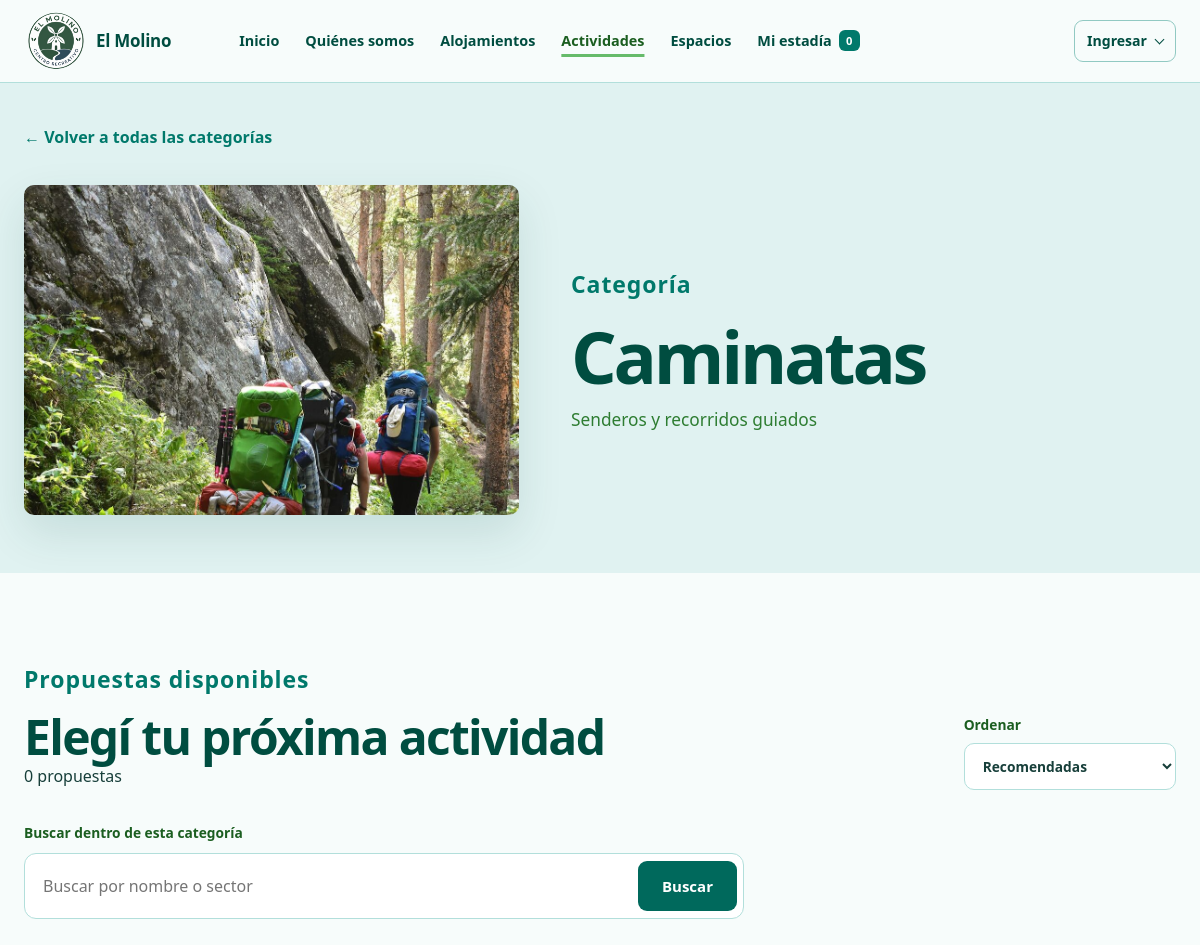
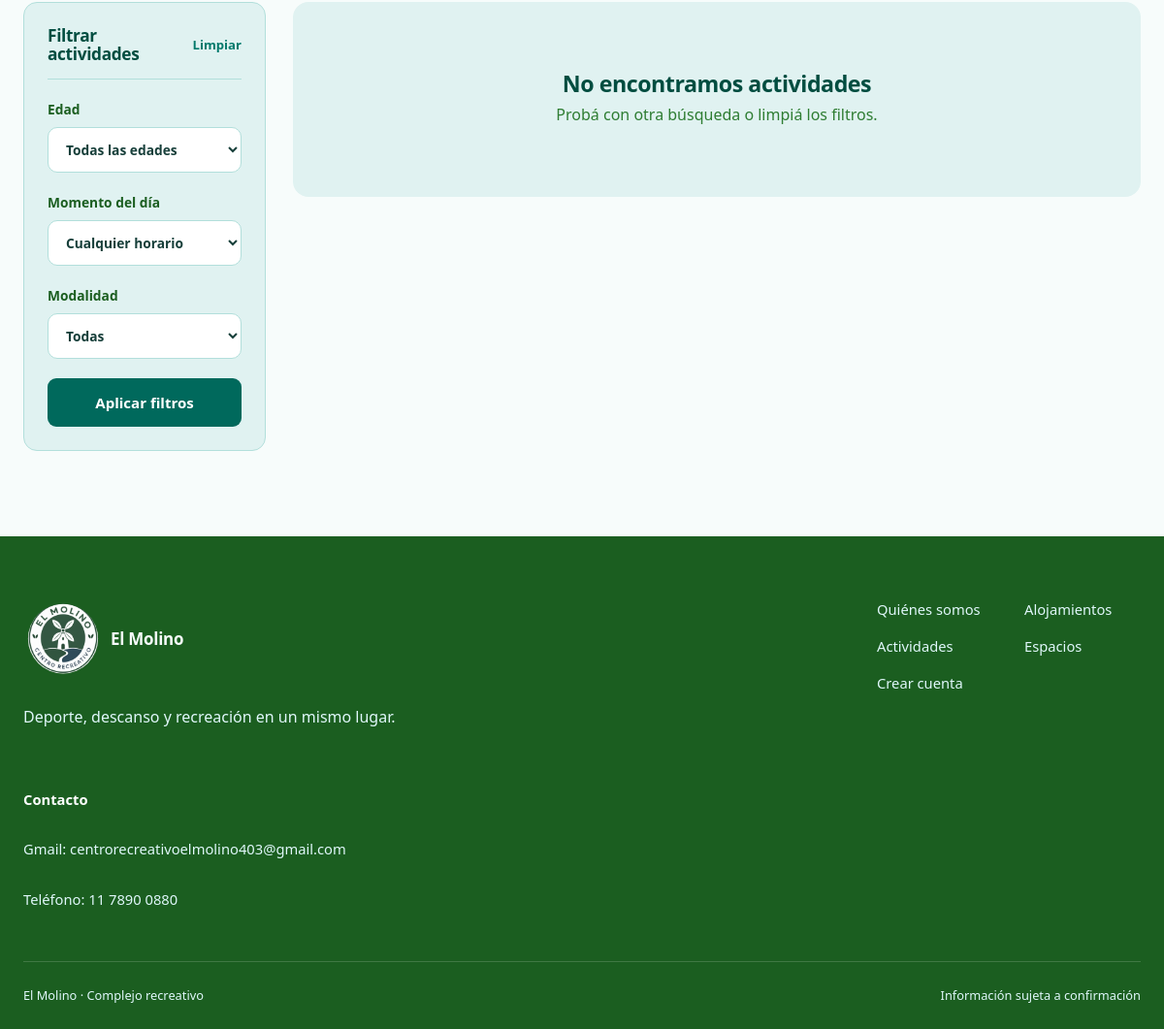
Page /categoria-actividades.php on the committed database (2 pictures, top to bottom).
### tables this page shows
CREATE TABLE IF NOT EXISTS `CategoriaActividad` (
  `idCategoria` INT NOT NULL AUTO_INCREMENT,
  `slug` VARCHAR(70) NOT NULL,
  `nombre` VARCHAR(60) NOT NULL,
  `descripcion` VARCHAR(160) NOT NULL,
  `imagen` VARCHAR(255) DEFAULT NULL,
  `activa` TINYINT(1) NOT NULL DEFAULT 1,
  PRIMARY KEY (`idCategoria`),
  UNIQUE KEY `uk_categoria_actividad_slug` (`slug`),
  UNIQUE KEY `uk_categoria_actividad_nombre` (`nombre`)
);

### php/Sesion.php (called while the page is built, shortened)
<?php
final class Sesion
{
    public static function obtener(string $clave, mixed $predeterminado = null): mixed { self::iniciar(); return $_SESSION[$clave] ?? $predeterminado; }
}

### php/inicio_actividades.php (called while the page is built, shortened)
<?php
require_once __DIR__ . '/Sesion.php';
require_once __DIR__ . '/Actividad.php';
require_once __DIR__ . '/RepositorioActividades.php';
require_once __DIR__ . '/RepositorioInscripciones.php';
require_once __DIR__ . '/Vista.php';
try {
    $conexionActividades = Conexion::obtener();
    $fuenteActividades = new RepositorioActividades($conexionActividades);
    $categoriasDisponibles = $fuenteActividades->listarCategorias();
} catch (Throwable $excepcionBase) {
    $fuenteActividades = new CatalogoActividadesPredeterminadas();
    $modoCatalogoPredeterminado = true;
}

### php/RepositorioActividades.php (called while the page is built, shortened)
<?php
final class RepositorioActividades implements FuenteActividades
{
    public function listarCategorias(): array
    {
        $sql = 'SELECT c.idCategoria, c.slug, c.nombre, c.descripcion, c.imagen,
                       COUNT(a.idActividad) AS cantidadActividades
                  FROM CategoriaActividad c
             LEFT JOIN Actividad a ON a.idCategoria = c.idCategoria AND a.activa = 1
                 WHERE c.activa = 1
              GROUP BY c.idCategoria, c.slug, c.nombre, c.descripcion, c.imagen
              ORDER BY c.idCategoria';
        return array_map([CategoriaActividad::class, 'desdeFila'], $this->conexion->query($sql)->fetchAll());
    }
}

### categoria-actividades.php (the view, shortened to what this page needs)
<?php
$categoria = null;
$actividades = [];
$filtros = ['busqueda' => '', 'edad' => 'todas', 'momento' => 'todos', 'modalidad' => 'todas', 'orden' => 'recomendadas'];
try {
    require_once __DIR__ . '/php/inicio_actividades.php';
    ['categoria' => $categoria, 'filtros' => $filtros, 'actividades' => $actividades] = $controladorActividades->categoria($_GET);
} catch (Throwable $excepcion) {
    $error = 'No se pudo cargar esta categoría. Verificá la conexión y la base de datos.';
}
$usuario = class_exists('Sesion') ? Sesion::usuario() : null;
?>
<!DOCTYPE html>
<html lang="es-AR">
<head>
    <link rel="stylesheet" href="estilos/estilos.css?v=<?= (int) filemtime(__DIR__ . '/estilos/estilos.css') ?>">
</head>
<body>
    <?= Vista::encabezadoPrincipal($usuario, '', 'actividades') ?>
    <main id="contenido" class="pagina-categoria-actividades">
        <?php if ($categoria): ?>
        <section class="cabecera-categoria-actividades"><div class="contenedor"><a class="volver-actividades" href="actividades.php#categorias">← Volver a todas las categorías</a><div class="titulo-categoria-actividades"><figure class="imagen-cabecera-categoria"><img src="<?= Vista::escapar($categoria->imagen) ?>" alt="Imagen de la categoría <?= Vista::escapar($categoria->nombre) ?>"></figure><div><p class="texto-destacado">Categoría</p><h1><?= Vista::escapar($categoria->nombre) ?></h1><p><?= Vista::escapar($categoria->descripcion) ?></p></div></div></div></section>
        <section class="seccion seccion-listado-actividades"><div class="contenedor">
            <form method="get" class="formulario-filtros-actividades">
                <div class="encabezado-listado"><div><p class="texto-destacado">Propuestas disponibles</p><h2>Elegí tu próxima actividad</h2><p aria-live="polite"><?= count($actividades) ?> <?= count($actividades) === 1 ? 'propuesta' : 'propuestas' ?></p></div><label class="campo-ordenar">Ordenar<select name="orden" onchange="this.form.submit()"><option value="recomendadas"<?= Vista::seleccionado($filtros['orden'], 'recomendadas') ?>>Recomendadas</option><option value="nombre"<?= Vista::seleccionado($filtros['orden'], 'nombre') ?>>Nombre</option><option value="horario"<?= Vista::seleccionado($filtros['orden'], 'horario') ?>>Horario</option></select></label></div>
                <div class="buscador-actividades"><label for="buscar-actividad">Buscar dentro de esta categoría</label><div class="campo-busqueda"><input id="buscar-actividad" name="buscar" type="search" value="<?= Vista::escapar($filtros['busqueda']) ?>" placeholder="Buscar por nombre o sector"><button class="boton boton-principal" type="submit">Buscar</button></div></div>
                <div class="estructura-listado-actividades">
                    <aside class="panel-filtros" aria-label="Filtros de actividades"><div class="titulo-filtros"><h3>Filtrar actividades</h3><a href="categoria-actividades.php?categoria=<?= rawurlencode($categoria->slug) ?>">Limpiar</a></div><label>Edad<select name="edad"><option value="todas"<?= Vista::seleccionado($filtros['edad'], 'todas') ?>>Todas las edades</option></select></label><label>Momento del día<select name="momento"><option value="todos"<?= Vista::seleccionado($filtros['momento'], 'todos') ?>>Cualquier horario</option></select></label><label>Modalidad<select name="modalidad"><option value="todas"<?= Vista::seleccionado($filtros['modalidad'], 'todas') ?>>Todas</option></select></label><button class="boton boton-principal" type="submit">Aplicar filtros</button></aside>
                    <div class="resultados-actividades"><?php if ($actividades): foreach ($actividades as $actividad) echo Vista::tarjetaActividad($actividad); else: ?><div class="sin-resultados"><h3>No encontramos actividades</h3><p>Probá con otra búsqueda o limpiá los filtros.</p></div><?php endif; ?></div>
                </div>
            </form>
        </div></section>
        <?php endif; ?>
    </main>
    <footer class="pie-pagina"><div class="contenedor grilla-pie"><div><?= Vista::marca('', 'index.php', true) ?><p>Deporte, descanso y recreación en un mismo lugar.</p></div><nav aria-label="Enlaces del pie de página"><a href="index.php#nosotros">Quiénes somos</a><a href="index.php#alojamientos">Alojamientos</a><a href="actividades.php">Actividades</a><a href="index.php#espacios">Espacios</a><a href="registro/registro.php">Crear cuenta</a></nav><?= Vista::contactoPie() ?></div><div class="contenedor pie-inferior"><span>El Molino · Complejo recreativo</span><span>Información sujeta a confirmación</span></div></footer>
</body>
</html>

### estilos/modulos/01-base-y-paleta.css (style rules this page uses)
:root { --azul-oscuro: #004D40; --azul-medio: #00796B; --azul-claro: #009688; --celeste: #E0F7FA; --naranja-oscuro: #00695C; --naranja-medio: #00897B; --naranja-claro: #4DB6AC; --blanco-calido: #F7FCFB; --beige: #B2DFDB; --crema: #E0F2F1; --verde-oscuro: #1B5E20; --verde-medio: #2E7D32; --verde-suave: #66BB6A; --verde-claro: #C8E6C9; --texto: #173F3A; --blanco: #FFFFFF; --sombra: 0 18px 45px rgba(0, 77, 64, 0.12); }
* { box-sizing: border-box; margin: 0; padding: 0; }
html { scroll-behavior: smooth; scroll-padding-top: 96px; }
body { color: var(--texto); background: var(--blanco-calido); font-family: "Segoe UI", Arial, sans-serif; font-size: 1rem; line-height: 1.6; overflow-x: hidden; -webkit-font-smoothing: antialiased; }
main { background: var(--blanco-calido); }
img { display: block; width: 100%; height: auto; }
a { color: inherit; text-decoration: none; }
button, summary { font: inherit; }
.contenedor { width: min(1160px, calc(100% - 48px)); margin-inline: auto; }
.seccion { padding-block: 88px; }
.texto-destacado { margin-bottom: 14px; color: var(--azul-medio); font-size: 23px; font-weight: 750; letter-spacing: 0.04em; }
h1, h2, h3 { color: var(--azul-oscuro); line-height: 1.1; }
h1, h2 { text-wrap: balance; }
h1 { max-width: 680px; font-size: clamp(2.8rem, 5vw, 4.35rem); letter-spacing: -0.045em; }
h2 { max-width: 720px; font-size: clamp(2.15rem, 3.7vw, 3.2rem); letter-spacing: -0.035em; }
h3 { font-size: 1.45rem; letter-spacing: -0.02em; }
.boton { display: inline-flex; min-height: 50px; align-items: center; justify-content: center; padding: 13px 24px; border: 0; border-radius: 999px; font-size: 0.94rem; font-weight: 700; transition: transform 180ms ease, background-color 180ms ease; }
.boton-principal { color: var(--blanco); background: var(--naranja-oscuro); }

### estilos/modulos/09-pie-y-cierre.css (style rules this page uses)
.pie-pagina { padding-top: 64px; color: var(--celeste); background: var(--verde-oscuro); }
.grilla-pie { display: grid; grid-template-columns: 1fr auto; gap: 60px; padding-bottom: 52px; }
.grilla-pie > div > p { max-width: 390px; margin-top: 20px; }
.grilla-pie nav { display: grid; grid-template-columns: repeat(2, minmax(120px, 1fr)); align-content: start; gap: 14px 32px; }
.grilla-pie nav a { font-size: 0.92rem; }
.pie-inferior { display: flex; justify-content: space-between; gap: 24px; padding-block: 24px; color: var(--celeste); border-top: 1px solid rgba(255, 255, 255, 0.16); font-size: 0.8rem; }

### estilos/modulos/12-cuenta-y-estadia.css (style rules this page uses)
.boton { border-radius: 9px; transition: background-color 160ms ease, border-color 160ms ease; }

### estilos/modulos/15-detalle-actividad.css (style rules this page uses)
.volver-actividades { display: inline-block; margin-bottom: 30px; color: var(--azul-medio); font-weight: 750; }

### estilos/modulos/17-categorias-actividades.css (style rules this page uses)
.cabecera-categoria-actividades { background: var(--crema); }
.titulo-categoria-actividades { display: grid; grid-template-columns: minmax(320px, 0.9fr) minmax(0, 1.1fr); align-items: center; gap: 52px; }
.imagen-cabecera-categoria { overflow: hidden; height: 330px; border-radius: 10px; box-shadow: var(--sombra); }
.imagen-cabecera-categoria img { width: 100%; height: 100%; object-fit: cover; }
.campo-busqueda { display: block; }
.campo-busqueda input { width: 100%; }

### estilos/modulos/18-ajustes-formularios.css (style rules this page uses)
.formulario-filtros-actividades { display: contents; }
.campo-busqueda { display: grid; grid-template-columns: minmax(0, 1fr) auto; gap: 8px; padding: 6px; }
.campo-busqueda .boton { align-self: center; min-height: 42px; }
.titulo-filtros a { color: var(--azul-medio); font-size: 0.82rem; font-weight: 750; }

### rows in the picture
categoriaactividad: imagen (picture), nombre "Caminatas", descripcion "Senderos y recorridos guiados"

### other values in the picture
$cantidad "0"
self::escapar($texto) "Ingresar"
count($actividades) "0"
